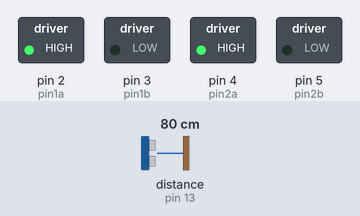
Bench run of a sketch on a simulated Arduino Uno, built with avr-gcc and run on an emulated ATmega328P. Shown: switched loads named in the sketch (green lamp = pin HIGH). Wiring (inferred from the names in the program): ultrasonic range finder: trigger pin 12; echo pin 13. Dashed ring = blinking. The inputs (shaded band) are chosen by the test bench; at power-on: distance to the obstacle (sensor on pin 13) 80 cm. The echo pulse lasts 58.3 µs per cm; pins used as bus, display or sensor lines are not drawn.

Above: at 1.2 s.
1.3 s: distance to the obstacle (sensor on pin 13) set to 22 cm
2.8 s: distance to the obstacle (sensor on pin 13) set to 19 cm
At 3.6 s:
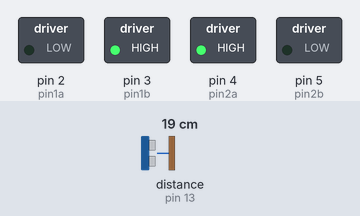
5.8 s: distance to the obstacle (sensor on pin 13) set to 35 cm
At 6.8 s:
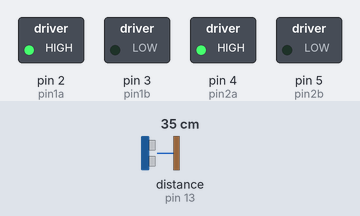
7.3 s: distance to the obstacle (sensor on pin 13) set to 2 cm
At 7.7 s:
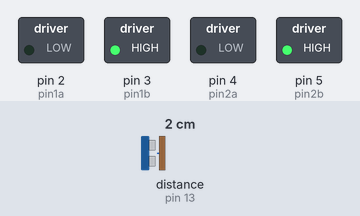
Timing chart, 0 to 11.3 s (numbered marks = the images above; inputs shaded):
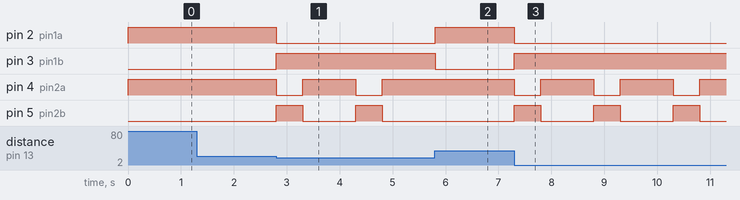

The sketch:

robot_eviteure_d_obstacle.ino
```cpp
int trig = 12;
int echo = 13;
int pin1a = 2 ;
int pin1b = 3 ;
int pin2a = 4 ;
int pin2b = 5 ;

long lecture_echo;
long distance;

void setup()
{
  pinMode(pin1a,OUTPUT);
  pinMode(pin1b,OUTPUT);
  pinMode(pin2a,OUTPUT);
  pinMode(pin2b,OUTPUT);
  pinMode(trig, OUTPUT);
  digitalWrite(trig, LOW);
  pinMode(echo, INPUT);
  Serial.begin(9600);
}

void loop()
{
  digitalWrite(trig, HIGH);
  delayMicroseconds(10);
  digitalWrite(trig, LOW);
  lecture_echo = pulseIn(echo, HIGH); // dureé d'impulsion !!!0.
  distance = lecture_echo / 58;
//  Serial.print("Distancem : ");
// Serial.println(distance);
//  delay(1000);

  if(distance<20)
  {
    arriert();
    delay(500);
    droit();
    delay(1000);
  }

  else
  {
    avant();
  }

}


void arriert()
{
  digitalWrite(pin1a,LOW);
  digitalWrite(pin1b,HIGH);
  digitalWrite(pin2a,LOW);
  digitalWrite(pin2b,HIGH);
}

void avant()
{
  digitalWrite(pin1a,HIGH);
  digitalWrite(pin1b,LOW);
  digitalWrite(pin2a,HIGH);
  digitalWrite(pin2b,LOW);
}

void droit()
{
  digitalWrite(pin1a,LOW);
  digitalWrite(pin1b,HIGH);
  digitalWrite(pin2a,HIGH);
  digitalWrite(pin2b,LOW);
}
```

Measured:
- the behaviour switches between 21 and 20 cm on distance to the obstacle (sensor on pin 13) (found by bisection; images 0 and 1)
- after the input at 1.3 s, every drawn part: stays the same
- after the input at 2.8 s, pin 2 (pin1a): HIGH → LOW at once; pin 3 (pin1b): LOW → HIGH at once; pin 4 (pin2a): alternates HIGH for 1.0 s and LOW for 0.50 s, starting at once; pin 5 (pin2b): alternates HIGH for 0.50 s and LOW for 1.0 s, starting at once
- after the input at 5.8 s, pin 2 (pin1a): LOW → HIGH at once; pin 3 (pin1b): HIGH → LOW at once; pin 4 (pin2a): stays HIGH (without the input it goes to LOW after 0.01 s); pin 5 (pin2b): stays LOW (without the input it goes to HIGH after 0.01 s)
- after the input at 7.3 s, pin 2 (pin1a): HIGH → LOW at once; pin 3 (pin1b): LOW → HIGH at once; pin 4 (pin2a): alternates HIGH for 1.0 s and LOW for 0.50 s, starting at once; pin 5 (pin2b): alternates HIGH for 0.50 s and LOW for 1.0 s, starting at once
